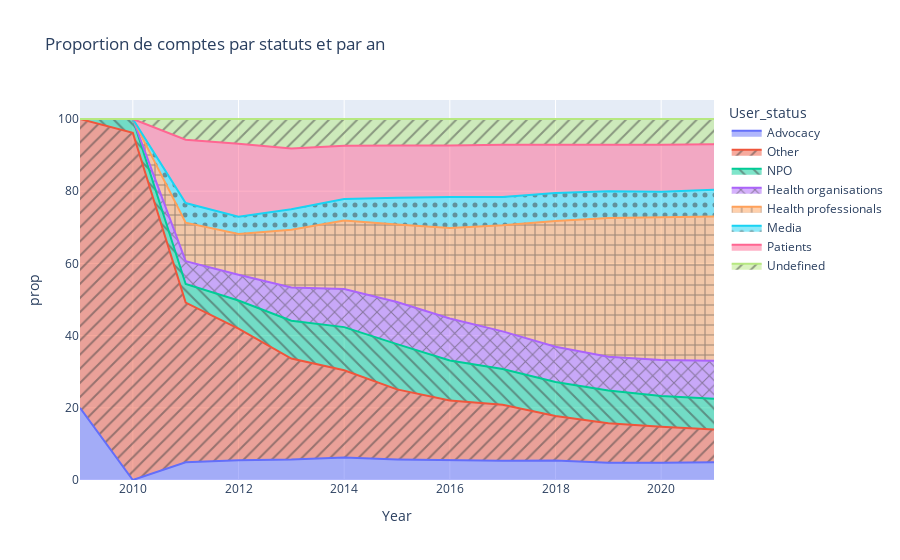

Notebook cell for this chart:
### Markdown cell above
````{margin}
```{note}
La variable *User_status* est une "réduction" de la variable *User_role2*. Ainsi, la modalité "Health professionals" regroupe les rôles d'oncologues, de chercheurs et de professionnels de la santé (hors médecins).
```
````

### Code cell
time_length = "Year"
x = "User_status"
what = "user_id"

if x == "User_status":
    Y= 'nb_user_by_group'
elif x == "id":
    Y= "nb_tweets_by_group"

dftime = time_series(time_length, x, what)
area_time_serie = px.area(dftime, x=time_length, y='prop', color= x, pattern_shape= x,
                         title = "Proportion de comptes par statuts et par an")#, line_group="country")
area_time_serie

### Figure 1 — Plotly figure (JSON) as saved in the notebook; plotly's stock layout.template omitted (floating-point values rounded to 4 significant figures)
{"data": [{"fillpattern": {"shape": ""}, "hovertemplate": "User_status=Advocacy<br>Year=%{x}<br>prop=%{y}<extra></extra>", "legendgroup": "Advocacy", "line": {"color": "#636efa"}, "marker": {"symbol": "circle"}, "mode": "lines", "name": "Advocacy", "orientation": "v", "showlegend": true, "stackgroup": "1", "type": "scatter", "x": [2009, 2011, 2012, 2013, 2014, 2015, 2016, 2017, 2018, 2019, 2020, 2021], "xaxis": "x", "y": [20, 4.885, 5.464, 5.66, 6.204, 5.707, 5.495, 5.306, 5.403, 4.755, 4.775, 4.888], "yaxis": "y"}, {"fillpattern": {"shape": "/"}, "hovertemplate": "User_status=Other<br>Year=%{x}<br>prop=%{y}<extra></extra>", "legendgroup": "Other", "line": {"color": "#EF553B"}, "marker": {"symbol": "circle"}, "mode": "lines", "name": "Other", "orientation": "v", "showlegend": true, "stackgroup": "1", "type": "scatter", "x": [2009, 2010, 2011, 2012, 2013, 2014, 2015, 2016, 2017, 2018, 2019, 2020, 2021], "xaxis": "x", "y": [80, 96.15, 44.25, 36.48, 27.99, 24.19, 19.39, 16.53, 15.54, 12.33, 10.98, 9.969, 9.126], "yaxis": "y"}, {"fillpattern": {"shape": "\\"}, "hovertemplate": "User_status=NPO<br>Year=%{x}<br>prop=%{y}<extra></extra>", "legendgroup": "NPO", "line": {"color": "#00cc96"}, "marker": {"symbol": "circle"}, "mode": "lines", "name": "NPO", "orientation": "v", "showlegend": true, "stackgroup": "1", "type": "scatter", "x": [2010, 2011, 2012, 2013, 2014, 2015, 2016, 2017, 2018, 2019, 2020, 2021], "xaxis": "x", "y": [3.846, 5.172, 7.787, 10.46, 11.95, 12.53, 11.08, 9.901, 9.413, 9.045, 8.556, 8.478], "yaxis": "y"}, {"fillpattern": {"shape": "x"}, "hovertemplate": "User_status=Health organisations<br>Year=%{x}<br>prop=%{y}<extra></extra>", "legendgroup": "Health organisations", "line": {"color": "#ab63fa"}, "marker": {"symbol": "circle"}, "mode": "lines", "name": "Health organisations", "orientation": "v", "showlegend": true, "stackgroup": "1", "type": "scatter", "x": [2011, 2012, 2013, 2014, 2015, 2016, 2017, 2018, 2019, 2020, 2021], "xaxis": "x", "y": [6.322, 7.104, 9.198, 10.53, 11.67, 11.61, 10.42, 9.793, 9.393, 9.931, 10.55], "yaxis": "y"}, {"fillpattern": {"shape": "+"}, "hovertemplate": "User_status=Health professionals<br>Year=%{x}<br>prop=%{y}<extra></extra>", "legendgroup": "Health professionals", "line": {"color": "#FFA15A"}, "marker": {"symbol": "circle"}, "mode": "lines", "name": "Health professionals", "orientation": "v", "showlegend": true, "stackgroup": "1", "type": "scatter", "x": [2011, 2012, 2013, 2014, 2015, 2016, 2017, 2018, 2019, 2020, 2021], "xaxis": "x", "y": [10.63, 11.34, 16.04, 19.01, 21.46, 25.08, 29.42, 34.78, 38.38, 39.5, 39.97], "yaxis": "y"}, {"fillpattern": {"shape": "."}, "hovertemplate": "User_status=Media<br>Year=%{x}<br>prop=%{y}<extra></extra>", "legendgroup": "Media", "line": {"color": "#19d3f3"}, "marker": {"symbol": "circle"}, "mode": "lines", "name": "Media", "orientation": "v", "showlegend": true, "stackgroup": "1", "type": "scatter", "x": [2011, 2012, 2013, 2014, 2015, 2016, 2017, 2018, 2019, 2020, 2021], "xaxis": "x", "y": [5.46, 4.781, 5.66, 5.976, 7.424, 8.6, 7.816, 7.767, 7.422, 7.143, 7.396], "yaxis": "y"}, {"fillpattern": {"shape": ""}, "hovertemplate": "User_status=Patients<br>Year=%{x}<br>prop=%{y}<extra></extra>", "legendgroup": "Patients", "line": {"color": "#FF6692"}, "marker": {"symbol": "circle"}, "mode": "lines", "name": "Patients", "orientation": "v", "showlegend": true, "stackgroup": "1", "type": "scatter", "x": [2011, 2012, 2013, 2014, 2015, 2016, 2017, 2018, 2019, 2020, 2021], "xaxis": "x", "y": [17.53, 20.22, 16.82, 14.74, 14.44, 14.24, 14.5, 13.38, 12.95, 13.03, 12.63], "yaxis": "y"}, {"fillpattern": {"shape": "/"}, "hovertemplate": "User_status=Undefined<br>Year=%{x}<br>prop=%{y}<extra></extra>", "legendgroup": "Undefined", "line": {"color": "#B6E880"}, "marker": {"symbol": "circle"}, "mode": "lines", "name": "Undefined", "orientation": "v", "showlegend": true, "stackgroup": "1", "type": "scatter", "x": [2011, 2012, 2013, 2014, 2015, 2016, 2017, 2018, 2019, 2020, 2021], "xaxis": "x", "y": [5.747, 6.831, 8.176, 7.399, 7.374, 7.358, 7.106, 7.134, 7.074, 7.105, 6.964], "yaxis": "y"}], "layout": {"legend": {"title": {"text": "User_status"}, "tracegroupgap": 0}, "title": {"text": "Proportion de comptes par statuts et par an"}, "xaxis": {"anchor": "y", "domain": [0, 1], "title": {"text": "Year"}}, "yaxis": {"anchor": "x", "domain": [0, 1], "title": {"text": "prop"}}}}
